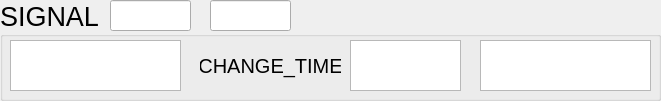
     <widget class="QGroupBox" name="gb2_signal">
      <property name="geometry">
       <rect>
        <x>0</x>
        <y>610</y>
        <width>661</width>
        <height>101</height>
       </rect>
      </property>
      <property name="font">
       <font>
        <pointsize>20</pointsize>
       </font>
      </property>
      <property name="title">
       <string>SIGNAL</string>
      </property>
      <widget class="QTextEdit" name="tx2_period_signal_takeover">
       <property name="geometry">
        <rect>
         <x>480</x>
         <y>40</y>
         <width>171</width>
         <height>51</height>
        </rect>
       </property>
       <property name="font">
        <font>
         <pointsize>26</pointsize>
        </font>
       </property>
       <property name="autoFillBackground">
        <bool>true</bool>
       </property>
       <property name="lineWidth">
        <number>0</number>
       </property>
       <property name="verticalScrollBarPolicy">
        <enum>Qt::ScrollBarAlwaysOff</enum>
       </property>
       <property name="horizontalScrollBarPolicy">
        <enum>Qt::ScrollBarAlwaysOff</enum>
       </property>
       <property name="readOnly">
        <bool>true</bool>
       </property>
       <property name="textInteractionFlags">
        <set>Qt::TextSelectableByMouse</set>
       </property>
      </widget>
      <widget class="QLabel" name="lb2_signal_change_time">
       <property name="geometry">
        <rect>
         <x>200</x>
         <y>50</y>
         <width>141</width>
         <height>31</height>
        </rect>
       </property>
       <property name="font">
        <font>
         <pointsize>15</pointsize>
        </font>
       </property>
       <property name="cursor">
        <cursorShape>SplitVCursor</cursorShape>
       </property>
       <property name="text">
        <string>CHANGE_TIME</string>
       </property>
       <property name="scaledContents">
        <bool>false</bool>
       </property>
       <property name="alignment">
        <set>Qt::AlignCenter</set>
       </property>
      </widget>
      <widget class="QTextEdit" name="tx2_signal_change_time">
       <property name="geometry">
        <rect>
         <x>350</x>
         <y>40</y>
         <width>111</width>
         <height>51</height>
        </rect>
       </property>
       <property name="font">
        <font>
         <pointsize>26</pointsize>
        </font>
       </property>
       <property name="autoFillBackground">
        <bool>true</bool>
       </property>
       <property name="lineWidth">
        <number>0</number>
       </property>
       <property name="verticalScrollBarPolicy">
        <enum>Qt::ScrollBarAlwaysOff</enum>
       </property>
       <property name="horizontalScrollBarPolicy">
        <enum>Qt::ScrollBarAlwaysOff</enum>
       </property>
       <property name="readOnly">
        <bool>true</bool>
       </property>
       <property name="textInteractionFlags">
        <set>Qt::TextSelectableByMouse</set>
       </property>
      </widget>
      <widget class="QTextEdit" name="tx2_signal_color">
       <property name="geometry">
        <rect>
         <x>10</x>
         <y>40</y>
         <width>171</width>
         <height>51</height>
        </rect>
       </property>
       <property name="font">
        <font>
         <pointsize>26</pointsize>
        </font>
       </property>
       <property name="autoFillBackground">
        <bool>true</bool>
       </property>
       <property name="lineWidth">
        <number>0</number>
       </property>
       <property name="verticalScrollBarPolicy">
        <enum>Qt::ScrollBarAlwaysOff</enum>
       </property>
       <property name="horizontalScrollBarPolicy">
        <enum>Qt::ScrollBarAlwaysOff</enum>
       </property>
       <property name="readOnly">
        <bool>true</bool>
       </property>
       <property name="textInteractionFlags">
        <set>Qt::TextSelectableByMouse</set>
       </property>
      </widget>
      <widget class="QLineEdit" name="li2_steer_plus_param_">
       <property name="geometry">
        <rect>
         <x>110</x>
         <y>0</y>
         <width>81</width>
         <height>31</height>
        </rect>
       </property>
       <property name="font">
        <font>
         <pointsize>15</pointsize>
        </font>
       </property>
       <property name="alignment">
        <set>Qt::AlignCenter</set>
       </property>
      </widget>
      <widget class="QLineEdit" name="li2_steer_plus_param_sub">
       <property name="geometry">
        <rect>
         <x>210</x>
         <y>0</y>
         <width>81</width>
         <height>31</height>
        </rect>
       </property>
       <property name="font">
        <font>
         <pointsize>15</pointsize>
        </font>
       </property>
       <property name="alignment">
        <set>Qt::AlignCenter</set>
       </property>
      </widget>
     </widget>
